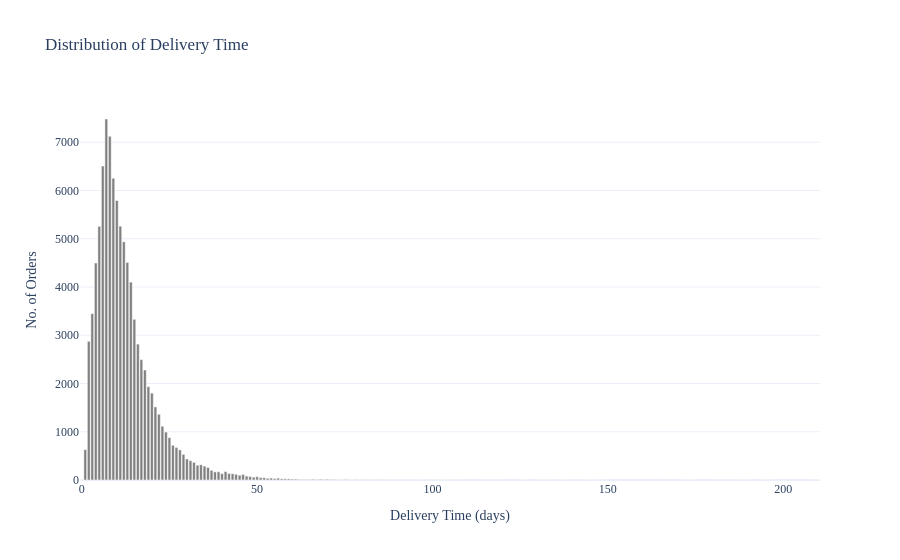

Notebook source saved alongside this figure:
### Markdown cell above
### Distribution of delivery time

### Code cell
# initialise figure
fig = px.bar(retention, x="delivery_time", y="num_orders",
             title="Distribution of Delivery Time",
             labels={"delivery_time": "Delivery Time (days)", "num_orders": "No. of Orders"})

# change font and template
fig.update_layout(font_family="Roboto Mono", template="plotly_white")

# change bar colour
fig.update_traces(marker_color="grey")

# show figure
fig.show()

### Figure 1 — Plotly figure (JSON) as saved in the notebook; plotly's stock layout.template omitted (floating-point values rounded to 4 significant figures; data arrays with more than 128 entries replaced by an {"elided": "..."} marker saying what was removed)
{"data": [{"hovertemplate": "Delivery Time (days)=%{x}<br>No. of Orders=%{y}<extra></extra>", "legendgroup": "", "marker": {"color": "grey", "pattern": {"shape": ""}}, "name": "", "orientation": "v", "showlegend": false, "textposition": "auto", "type": "bar", "x": {"elided": "145 float values"}, "xaxis": "x", "y": {"elided": "145 int values"}, "yaxis": "y"}], "layout": {"barmode": "relative", "font": {"family": "Roboto Mono"}, "legend": {"tracegroupgap": 0}, "title": {"text": "Distribution of Delivery Time"}, "xaxis": {"anchor": "y", "domain": [0, 1], "title": {"text": "Delivery Time (days)"}}, "yaxis": {"anchor": "x", "domain": [0, 1], "title": {"text": "No. of Orders"}}}}
